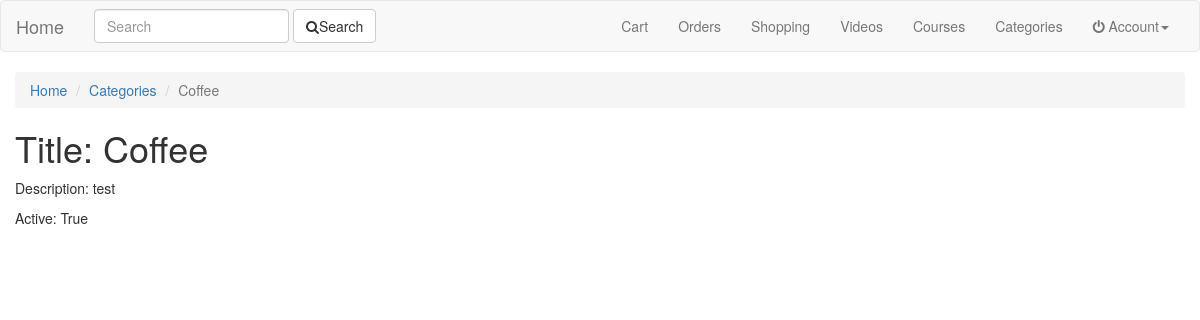
The app's page /categories/coffee/ with its own data.
### categories/models.py (models this page shows, shortened)
class Category(models.Model):
	video 		= models.ForeignKey(Video, null=True, blank=True)
	title 		= models.CharField(max_length=120)
	slug 		= models.SlugField(blank=True)
	description = models.TextField()
	active 		= models.BooleanField(default=True)
	updated 	= models.DateTimeField(auto_now=True)
	timestamp 	= models.DateTimeField(auto_now_add=True)
	objects = CategoryManager()
	class Meta:
		verbose_name = "Category"
		verbose_name_plural = "Categories"

### categories/views.py (the view)
# urls.py: url(r'^(?P<slug>[\w-]+)/$', CategoryDetailView.as_view(), name="detail"),
class CategoryDetailView(DetailView):
	queryset = Category.objects.all()

### courses/models.py (called while the page is built)
	def get_queryset(self):
		return CourseQuerySet(self.model, using=self._db)

### search/templatetags/search_form.py (called while the page is built)
@register.inclusion_tag("search/snippets/search_form.html")
def search_form(request, navbar=False):
	return {"request": request, "navbar": navbar}

### categories/templates/categories/category_detail.html
{% extends 'base.html' %} {% block title %} {{ object.title }} | {{ block.super }} {% endblock %} {% block content %}
<ol class="breadcrumb">
  <li><a href="{% url 'home' %}">Home</a></li>
  <li><a href="{% url 'categories:list' %}">Categories</a></li>
  <li class="active">{{ object.title }}</li>
</ol>
<h1>Title: {{ object.title }}</h1>
<p>Description: {{ object.description }}</p>
<p>Active: {{ object.active }}</p>
{% endblock %}

### records on screen
Category: title "Coffee", description "test", active "True"
